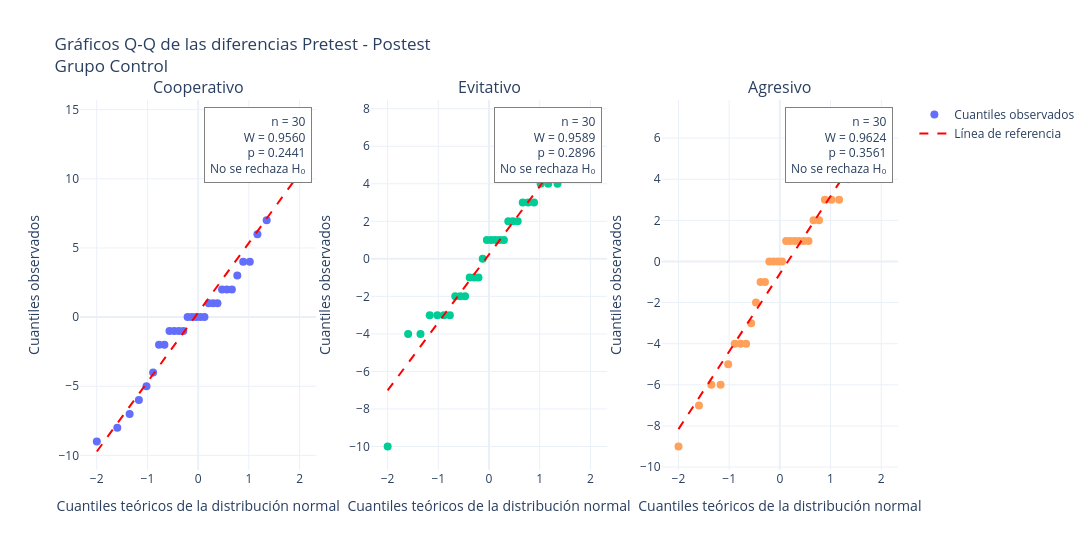

Here is the notebook cell this chart was saved with:
### Code cell
alpha = 0.05

# Filtrar grupo Control
control = tabla_datos[
    tabla_datos['Grupo'].astype(str).str.strip().str.lower() == 'control'
].copy()

# Crear subgráficos
fig = make_subplots(
    rows=1,
    cols=3,
    subplot_titles=[
        estilo.capitalize() for estilo in estilos
    ]
)

# Recorrer estilos
for i, estilo in enumerate(estilos):

    columna = i + 1

    # Filtrar estilo
    datos_estilo = control[
        control['Estilo'].astype(str).str.strip().str.lower() == estilo
    ]

    # Emparejar participantes
    datos_pareados = datos_estilo.pivot(
        index='ID',
        columns='Test',
        values='Puntaje'
    )

    datos_pareados = datos_pareados.reindex(
        columns=['pretest', 'postest']
    ).dropna()

    # Calcular diferencias
    diferencias = (
        datos_pareados['postest'] -
        datos_pareados['pretest']
    ).to_numpy()

    n = len(diferencias)

    # Verificar datos suficientes
    if n < 3:
        continue

    # Prueba de Shapiro-Wilk
    resultado = shapiro(diferencias)

    W = resultado.statistic
    pvalue = resultado.pvalue

    # Calcular cuantiles teóricos y observados
    (cuantiles_teoricos, cuantiles_observados), (
        pendiente, intercepto, r
    ) = probplot(
        diferencias,
        dist='norm',
        fit=True
    )

    # Gráfico de puntos Q-Q
    fig.add_trace(
        go.Scatter(
            x=cuantiles_teoricos,
            y=cuantiles_observados,
            mode='markers',
            name='Cuantiles observados',
            showlegend=(i == 0),
            marker=dict(size=8),
            hovertemplate=(
                'Cuantil teórico: %{x:.3f}<br>'
                'Cuantil observado: %{y:.3f}'
                '<extra></extra>'
            )
        ),
        row=1,
        col=columna
    )

    # Línea de referencia
    x_linea = np.linspace(
        min(cuantiles_teoricos),
        max(cuantiles_teoricos),
        100
    )

    y_linea = pendiente * x_linea + intercepto

    fig.add_trace(
        go.Scatter(
            x=x_linea,
            y=y_linea,
            mode='lines',
            name='Línea de referencia',
            showlegend=(i == 0),
            line=dict(
                color='red',
                dash='dash',
                width=2
            ),
            hoverinfo='skip'
        ),
        row=1,
        col=columna
    )

    # Decisión de Shapiro-Wilk
    if pvalue > alpha:
        decision = 'No se rechaza H₀'
    else:
        decision = 'Se rechaza H₀'

    # Anotación estadística
    fig.add_annotation(
        x=0.98,
        y=0.98,
        xref=f'x{"" if i == 0 else i+1} domain',
        yref=f'y{"" if i == 0 else i+1} domain',
        text=(
            f'n = {n}<br>'
            f'W = {W:.4f}<br>'
            f'p = {pvalue:.4f}<br>'
            f'{decision}'
        ),
        showarrow=False,
        align='right',
        bgcolor='white',
        bordercolor='gray',
        borderwidth=1,
        borderpad=5
    )

# Configuración general
fig.update_layout(
    title='Gráficos Q-Q de las diferencias Pretest - Postest<br>Grupo Control',
    height=550,
    width=1400,
    template='plotly_white'
)

# Configuración de ejes
fig.update_xaxes(
    title_text='Cuantiles teóricos de la distribución normal'
)

fig.update_yaxes(
    title_text='Cuantiles observados'
)

fig.show()

### Figure 1 — Plotly figure (JSON) as saved in the notebook; plotly's stock layout.template omitted (floating-point values rounded to 4 significant figures)
{"data": [{"hovertemplate": "Cuantil teórico: %{x:.3f}<br>Cuantil observado: %{y:.3f}<extra></extra>", "marker": {"size": 8}, "mode": "markers", "name": "Cuantiles observados", "showlegend": true, "type": "scatter", "x": [-1.998, -1.595, -1.351, -1.169, -1.019, -0.8885, -0.7719, -0.6651, -0.5653, -0.4709, -0.3805, -0.2931, -0.2079, -0.1241, -0.04129, 0.04129, 0.1241, 0.2079, 0.2931, 0.3805, 0.4709, 0.5653, 0.6651, 0.7719, 0.8885, 1.019, 1.169, 1.351, 1.595, 1.998], "xaxis": "x", "y": [-9, -8, -7, -6, -5, -4, -2, -2, -1, -1, -1, -1, 0, 0, 0, 0, 0, 1, 1, 1, 2, 2, 2, 3, 4, 4, 6, 7, 10, 14], "yaxis": "y"}, {"hoverinfo": "skip", "line": {"color": "red", "dash": "dash", "width": 2}, "mode": "lines", "name": "Línea de referencia", "showlegend": true, "type": "scatter", "x": [-1.998, -1.958, -1.918, -1.877, -1.837, -1.796, -1.756, -1.716, -1.675, -1.635, -1.595, -1.554, -1.514, -1.474, -1.433, -1.393, -1.352, -1.312, -1.272, -1.231, -1.191, -1.151, -1.11, -1.07, -1.029, -0.9891, -0.9487, -0.9083, -0.868, -0.8276, -0.7872, -0.7469, -0.7065, -0.6661, -0.6257, -0.5854, -0.545, -0.5046, -0.4643, -0.4239, -0.3835, -0.3431, -0.3028, -0.2624, -0.222, -0.1817, -0.1413, -0.1009, -0.06056, -0.02019, 0.02019, 0.06056, 0.1009, 0.1413, 0.1817, 0.222, 0.2624, 0.3028, 0.3431, 0.3835, 0.4239, 0.4643, 0.5046, 0.545, 0.5854, 0.6257, 0.6661, 0.7065, 0.7469, 0.7872, 0.8276, 0.868, 0.9083, 0.9487, 0.9891, 1.029, 1.07, 1.11, 1.151, 1.191, 1.231, 1.272, 1.312, 1.352, 1.393, 1.433, 1.474, 1.514, 1.554, 1.595, 1.635, 1.675, 1.716, 1.756, 1.796, 1.837, 1.877, 1.918, 1.958, 1.998], "xaxis": "x", "y": [-9.719, -9.516, -9.313, -9.11, -8.907, -8.704, -8.501, -8.298, -8.095, -7.891, -7.688, -7.485, -7.282, -7.079, -6.876, -6.673, -6.47, -6.267, -6.064, -5.861, -5.658, -5.455, -5.251, -5.048, -4.845, -4.642, -4.439, -4.236, -4.033, -3.83, -3.627, -3.424, -3.221, -3.018, -2.814, -2.611, -2.408, -2.205, -2.002, -1.799, -1.596, -1.393, -1.19, -0.9867, -0.7836, -0.5805, -0.3775, -0.1744, 0.02871, 0.2318, 0.4349, 0.638, 0.841, 1.044, 1.247, 1.45, 1.653, 1.856, 2.06, 2.263, 2.466, 2.669, 2.872, 3.075, 3.278, 3.481, 3.684, 3.887, 4.09, 4.293, 4.497, 4.7, 4.903, 5.106, 5.309, 5.512, 5.715, 5.918, 6.121, 6.324, 6.527, 6.73, 6.934, 7.137, 7.34, 7.543, 7.746, 7.949, 8.152, 8.355, 8.558, 8.761, 8.964, 9.167, 9.37, 9.574, 9.777, 9.98, 10.18, 10.39], "yaxis": "y"}, {"hovertemplate": "Cuantil teórico: %{x:.3f}<br>Cuantil observado: %{y:.3f}<extra></extra>", "marker": {"size": 8}, "mode": "markers", "name": "Cuantiles observados", "showlegend": false, "type": "scatter", "x": [-1.998, -1.595, -1.351, -1.169, -1.019, -0.8885, -0.7719, -0.6651, -0.5653, -0.4709, -0.3805, -0.2931, -0.2079, -0.1241, -0.04129, 0.04129, 0.1241, 0.2079, 0.2931, 0.3805, 0.4709, 0.5653, 0.6651, 0.7719, 0.8885, 1.019, 1.169, 1.351, 1.595, 1.998], "xaxis": "x2", "y": [-10, -4, -4, -3, -3, -3, -3, -2, -2, -2, -1, -1, -1, 0, 1, 1, 1, 1, 1, 2, 2, 2, 3, 3, 3, 4, 4, 4, 7, 7], "yaxis": "y2"}, {"hoverinfo": "skip", "line": {"color": "red", "dash": "dash", "width": 2}, "mode": "lines", "name": "Línea de referencia", "showlegend": false, "type": "scatter", "x": [-1.998, -1.958, -1.918, -1.877, -1.837, -1.796, -1.756, -1.716, -1.675, -1.635, -1.595, -1.554, -1.514, -1.474, -1.433, -1.393, -1.352, -1.312, -1.272, -1.231, -1.191, -1.151, -1.11, -1.07, -1.029, -0.9891, -0.9487, -0.9083, -0.868, -0.8276, -0.7872, -0.7469, -0.7065, -0.6661, -0.6257, -0.5854, -0.545, -0.5046, -0.4643, -0.4239, -0.3835, -0.3431, -0.3028, -0.2624, -0.222, -0.1817, -0.1413, -0.1009, -0.06056, -0.02019, 0.02019, 0.06056, 0.1009, 0.1413, 0.1817, 0.222, 0.2624, 0.3028, 0.3431, 0.3835, 0.4239, 0.4643, 0.5046, 0.545, 0.5854, 0.6257, 0.6661, 0.7065, 0.7469, 0.7872, 0.8276, 0.868, 0.9083, 0.9487, 0.9891, 1.029, 1.07, 1.11, 1.151, 1.191, 1.231, 1.272, 1.312, 1.352, 1.393, 1.433, 1.474, 1.514, 1.554, 1.595, 1.635, 1.675, 1.716, 1.756, 1.796, 1.837, 1.877, 1.918, 1.958, 1.998], "xaxis": "x2", "y": [-7.011, -6.865, -6.718, -6.572, -6.426, -6.279, -6.133, -5.987, -5.84, -5.694, -5.547, -5.401, -5.255, -5.108, -4.962, -4.816, -4.669, -4.523, -4.377, -4.23, -4.084, -3.938, -3.791, -3.645, -3.499, -3.352, -3.206, -3.06, -2.913, -2.767, -2.62, -2.474, -2.328, -2.181, -2.035, -1.889, -1.742, -1.596, -1.45, -1.303, -1.157, -1.011, -0.8643, -0.7179, -0.5716, -0.4252, -0.2789, -0.1325, 0.01381, 0.1602, 0.3065, 0.4529, 0.5992, 0.7456, 0.8919, 1.038, 1.185, 1.331, 1.477, 1.624, 1.77, 1.916, 2.063, 2.209, 2.355, 2.502, 2.648, 2.794, 2.941, 3.087, 3.234, 3.38, 3.526, 3.673, 3.819, 3.965, 4.112, 4.258, 4.404, 4.551, 4.697, 4.843, 4.99, 5.136, 5.282, 5.429, 5.575, 5.721, 5.868, 6.014, 6.161, 6.307, 6.453, 6.6, 6.746, 6.892, 7.039, 7.185, 7.331, 7.478], "yaxis": "y2"}, {"hovertemplate": "Cuantil teórico: %{x:.3f}<br>Cuantil observado: %{y:.3f}<extra></extra>", "marker": {"size": 8}, "mode": "markers", "name": "Cuantiles observados", "showlegend": false, "type": "scatter", "x": [-1.998, -1.595, -1.351, -1.169, -1.019, -0.8885, -0.7719, -0.6651, -0.5653, -0.4709, -0.3805, -0.2931, -0.2079, -0.1241, -0.04129, 0.04129, 0.1241, 0.2079, 0.2931, 0.3805, 0.4709, 0.5653, 0.6651, 0.7719, 0.8885, 1.019, 1.169, 1.351, 1.595, 1.998], "xaxis": "x3", "y": [-9, -7, -6, -6, -5, -4, -4, -4, -3, -2, -1, -1, 0, 0, 0, 0, 1, 1, 1, 1, 1, 1, 2, 2, 3, 3, 3, 4, 5, 6], "yaxis": "y3"}, {"hoverinfo": "skip", "line": {"color": "red", "dash": "dash", "width": 2}, "mode": "lines", "name": "Línea de referencia", "showlegend": false, "type": "scatter", "x": [-1.998, -1.958, -1.918, -1.877, -1.837, -1.796, -1.756, -1.716, -1.675, -1.635, -1.595, -1.554, -1.514, -1.474, -1.433, -1.393, -1.352, -1.312, -1.272, -1.231, -1.191, -1.151, -1.11, -1.07, -1.029, -0.9891, -0.9487, -0.9083, -0.868, -0.8276, -0.7872, -0.7469, -0.7065, -0.6661, -0.6257, -0.5854, -0.545, -0.5046, -0.4643, -0.4239, -0.3835, -0.3431, -0.3028, -0.2624, -0.222, -0.1817, -0.1413, -0.1009, -0.06056, -0.02019, 0.02019, 0.06056, 0.1009, 0.1413, 0.1817, 0.222, 0.2624, 0.3028, 0.3431, 0.3835, 0.4239, 0.4643, 0.5046, 0.545, 0.5854, 0.6257, 0.6661, 0.7065, 0.7469, 0.7872, 0.8276, 0.868, 0.9083, 0.9487, 0.9891, 1.029, 1.07, 1.11, 1.151, 1.191, 1.231, 1.272, 1.312, 1.352, 1.393, 1.433, 1.474, 1.514, 1.554, 1.595, 1.635, 1.675, 1.716, 1.756, 1.796, 1.837, 1.877, 1.918, 1.958, 1.998], "xaxis": "x3", "y": [-8.153, -8.001, -7.848, -7.695, -7.543, -7.39, -7.238, -7.085, -6.933, -6.78, -6.627, -6.475, -6.322, -6.17, -6.017, -5.864, -5.712, -5.559, -5.407, -5.254, -5.101, -4.949, -4.796, -4.644, -4.491, -4.338, -4.186, -4.033, -3.881, -3.728, -3.576, -3.423, -3.27, -3.118, -2.965, -2.813, -2.66, -2.507, -2.355, -2.202, -2.05, -1.897, -1.744, -1.592, -1.439, -1.287, -1.134, -0.9815, -0.8289, -0.6763, -0.5237, -0.3711, -0.2185, -0.06593, 0.08666, 0.2392, 0.3918, 0.5444, 0.697, 0.8496, 1.002, 1.155, 1.307, 1.46, 1.613, 1.765, 1.918, 2.07, 2.223, 2.376, 2.528, 2.681, 2.833, 2.986, 3.138, 3.291, 3.444, 3.596, 3.749, 3.901, 4.054, 4.207, 4.359, 4.512, 4.664, 4.817, 4.97, 5.122, 5.275, 5.427, 5.58, 5.733, 5.885, 6.038, 6.19, 6.343, 6.495, 6.648, 6.801, 6.953], "yaxis": "y3"}], "layout": {"annotations": [{"font": {"size": 16}, "showarrow": false, "text": "Cooperativo", "x": 0.1444, "xanchor": "center", "xref": "paper", "y": 1, "yanchor": "bottom", "yref": "paper"}, {"font": {"size": 16}, "showarrow": false, "text": "Evitativo", "x": 0.5, "xanchor": "center", "xref": "paper", "y": 1, "yanchor": "bottom", "yref": "paper"}, {"font": {"size": 16}, "showarrow": false, "text": "Agresivo", "x": 0.8556, "xanchor": "center", "xref": "paper", "y": 1, "yanchor": "bottom", "yref": "paper"}, {"align": "right", "bgcolor": "white", "bordercolor": "gray", "borderpad": 5, "borderwidth": 1, "showarrow": false, "text": "n = 30<br>W = 0.9560<br>p = 0.2441<br>No se rechaza H₀", "x": 0.98, "xref": "x domain", "y": 0.98, "yref": "y domain"}, {"align": "right", "bgcolor": "white", "bordercolor": "gray", "borderpad": 5, "borderwidth": 1, "showarrow": false, "text": "n = 30<br>W = 0.9589<br>p = 0.2896<br>No se rechaza H₀", "x": 0.98, "xref": "x2 domain", "y": 0.98, "yref": "y2 domain"}, {"align": "right", "bgcolor": "white", "bordercolor": "gray", "borderpad": 5, "borderwidth": 1, "showarrow": false, "text": "n = 30<br>W = 0.9624<br>p = 0.3561<br>No se rechaza H₀", "x": 0.98, "xref": "x3 domain", "y": 0.98, "yref": "y3 domain"}], "height": 550, "title": {"text": "Gráficos Q-Q de las diferencias Pretest - Postest<br>Grupo Control"}, "width": 1400, "xaxis": {"anchor": "y", "domain": [0, 0.2889], "title": {"text": "Cuantiles teóricos de la distribución normal"}}, "xaxis2": {"anchor": "y2", "domain": [0.3556, 0.6444], "title": {"text": "Cuantiles teóricos de la distribución normal"}}, "xaxis3": {"anchor": "y3", "domain": [0.7111, 1], "title": {"text": "Cuantiles teóricos de la distribución normal"}}, "yaxis": {"anchor": "x", "domain": [0, 1], "title": {"text": "Cuantiles observados"}}, "yaxis2": {"anchor": "x2", "domain": [0, 1], "title": {"text": "Cuantiles observados"}}, "yaxis3": {"anchor": "x3", "domain": [0, 1], "title": {"text": "Cuantiles observados"}}}}
